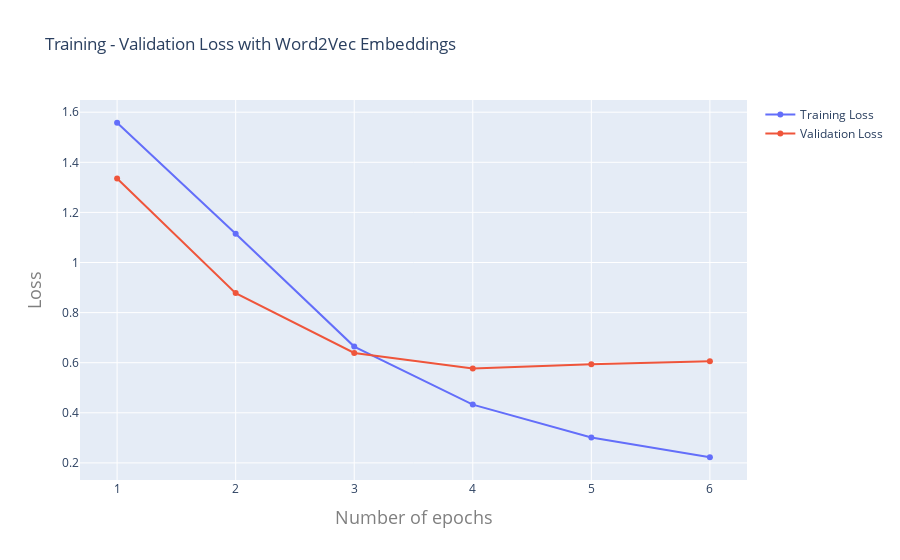

Source (notebook cell):
### Markdown cell above
### Training - Validation Loss

### Code cell
metric_to_plot = "loss"
epochs = list(range(1, max(history.epoch) + 2))
training_loss = history.history[metric_to_plot]
validation_loss = history.history["val_" + metric_to_plot]

trace1 = {
    "mode": "lines+markers",
    "name": "Training Loss",
    "type": "scatter",
    "x": epochs,
    "y": training_loss
}

trace2 = {
    "mode": "lines+markers",
    "name": "Validation Loss",
    "type": "scatter",
    "x": epochs,
    "y": validation_loss
}

data = Data([trace1, trace2])
layout = {
    "title": "Training - Validation Loss with Word2Vec Embeddings",
    "xaxis": {
        "title": "Number of epochs",
        "titlefont": {
            "size": 18,
            "color": "#7f7f7f"
        }
    },
    "yaxis": {
        "title": "Loss",
        "titlefont": {
            "size": 18,
            "color": "#7f7f7f"
        }
    }
}
fig = Figure(data=data, layout=layout)
fig.update_layout(hovermode="x unified")
fig.show()

### Figure 1 — Plotly figure (JSON) as saved in the notebook; plotly's stock layout.template omitted (floating-point values rounded to 4 significant figures)
{"data": [{"mode": "lines+markers", "name": "Training Loss", "type": "scatter", "x": [1, 2, 3, 4, 5, 6], "y": [1.558, 1.115, 0.6643, 0.4328, 0.3017, 0.2226]}, {"mode": "lines+markers", "name": "Validation Loss", "type": "scatter", "x": [1, 2, 3, 4, 5, 6], "y": [1.335, 0.8778, 0.6389, 0.5768, 0.5934, 0.6054]}], "layout": {"hovermode": "x unified", "title": {"text": "Training - Validation Loss with Word2Vec Embeddings"}, "xaxis": {"title": {"font": {"color": "#7f7f7f", "size": 18}, "text": "Number of epochs"}}, "yaxis": {"title": {"font": {"color": "#7f7f7f", "size": 18}, "text": "Loss"}}}}
